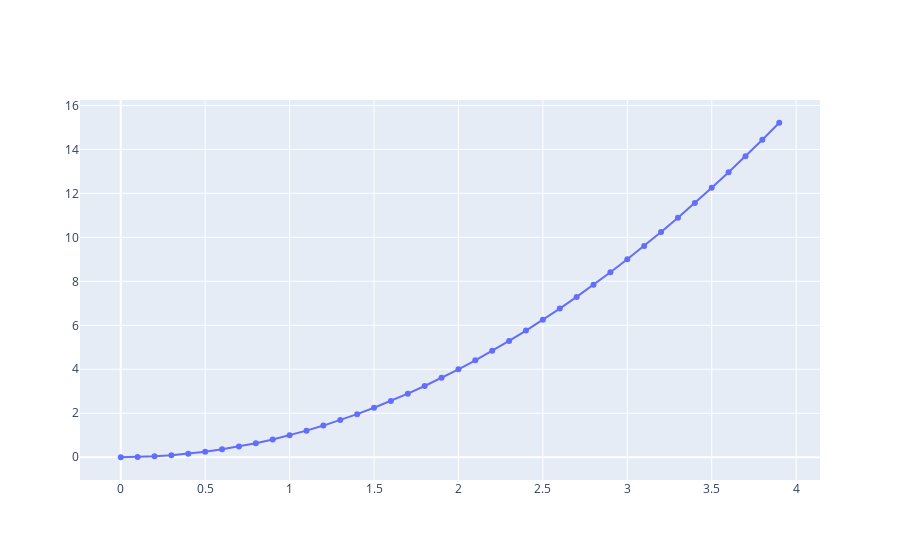

Notebook code cell kept with this figure:
### Markdown cell above
Se a gente aumentar o numero dos pontos o plot vai ficar mais suave

### Code cell
fig = go.Figure()
xx=np.arange(0,4,0.1)
yy = xx**2
fig.add_scatter(x = xx, y=yy, mode = 'lines+markers')
fig.show()

### Figure 1 — Plotly figure (JSON) as saved in the notebook; plotly's stock layout.template omitted (floating-point values rounded to 4 significant figures)
{"data": [{"mode": "lines+markers", "type": "scatter", "x": [0, 0.1, 0.2, 0.3, 0.4, 0.5, 0.6, 0.7, 0.8, 0.9, 1, 1.1, 1.2, 1.3, 1.4, 1.5, 1.6, 1.7, 1.8, 1.9, 2, 2.1, 2.2, 2.3, 2.4, 2.5, 2.6, 2.7, 2.8, 2.9, 3, 3.1, 3.2, 3.3, 3.4, 3.5, 3.6, 3.7, 3.8, 3.9], "y": [0, 0.01, 0.04, 0.09, 0.16, 0.25, 0.36, 0.49, 0.64, 0.81, 1, 1.21, 1.44, 1.69, 1.96, 2.25, 2.56, 2.89, 3.24, 3.61, 4, 4.41, 4.84, 5.29, 5.76, 6.25, 6.76, 7.29, 7.84, 8.41, 9, 9.61, 10.24, 10.89, 11.56, 12.25, 12.96, 13.69, 14.44, 15.21]}], "layout": {}}
